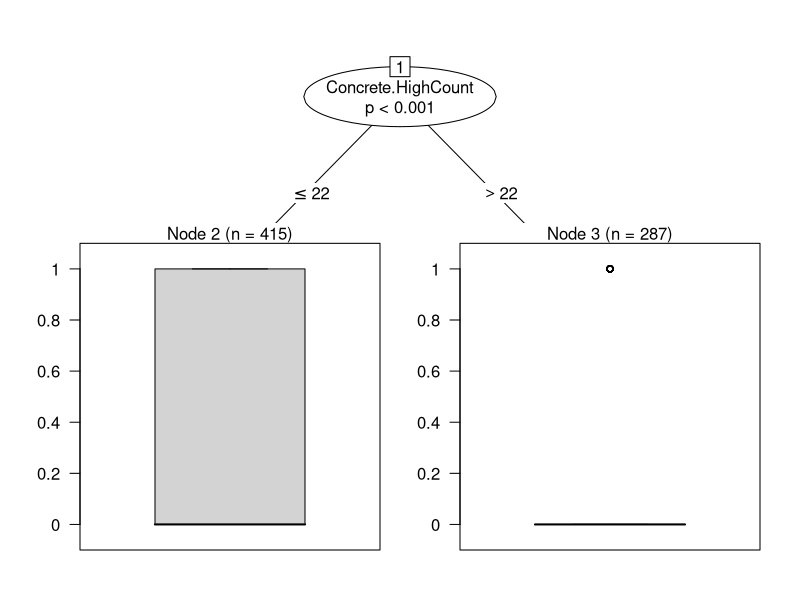

This chart was generated by the following R code:
## ---- chunk 1
library(MASS)
library(ggplot2)
library(party)
library(e1071)
library(caret)
## ---- chunk 2
df <- read.csv('../data/Concrete_Discrete_16032021.csv', stringsAsFactors=TRUE)
## ---- chunk 3
df <- df[which(df$invalid_response==0),]
df <- within(df, rm("Response.x", "Steps", "Effective", "Emotion", "invalid_response", "Age.r", "Concrete", "Concrete.Medium", "Concrete.High", "Concrete.Level"))
df$IsolationDays.0 <- as.numeric(df$IsolationDays.0)
df <- na.omit(df)

summary(df)
## ---- chunk 4
set.seed(5014)
test.idx <- createDataPartition(df$Concrete.Low, p=0.2, list=FALSE)
df.train <- df[-test.idx,]
df.test <- df[test.idx,]

c(nrow(df.train), nrow(df.test))
## ---- chunk 5
output.tree <- ctree(Concrete.Low ~ ., data=df.train)

plot(output.tree)
## ---- chunk 6
concrete.pred.train <- ifelse(df.train$Concrete.HighCount<=22, 1, 0)
concrete.pred.test <- ifelse(df.test$Concrete.HighCount<=22, 1, 0)

# Accuracy
mean(concrete.pred.train==df.train$Concrete.Low)
mean(concrete.pred.test==df.test$Concrete.Low)

## ---- chunk 7
concrete.pred.test.factor <- ifelse(concrete.pred.test==0, "False", "True")
concrete.pred.test.factor <- as.factor(concrete.pred.test.factor)
df.test$Concrete.Low.Factor <- ifelse(df.test$Concrete.Low==0, "False", "True")
df.test$Concrete.Low.Factor <- as.factor(df.test$Concrete.Low.Factor)
confusionMatrix(concrete.pred.test.factor, df.test$Concrete.Low.Factor)
